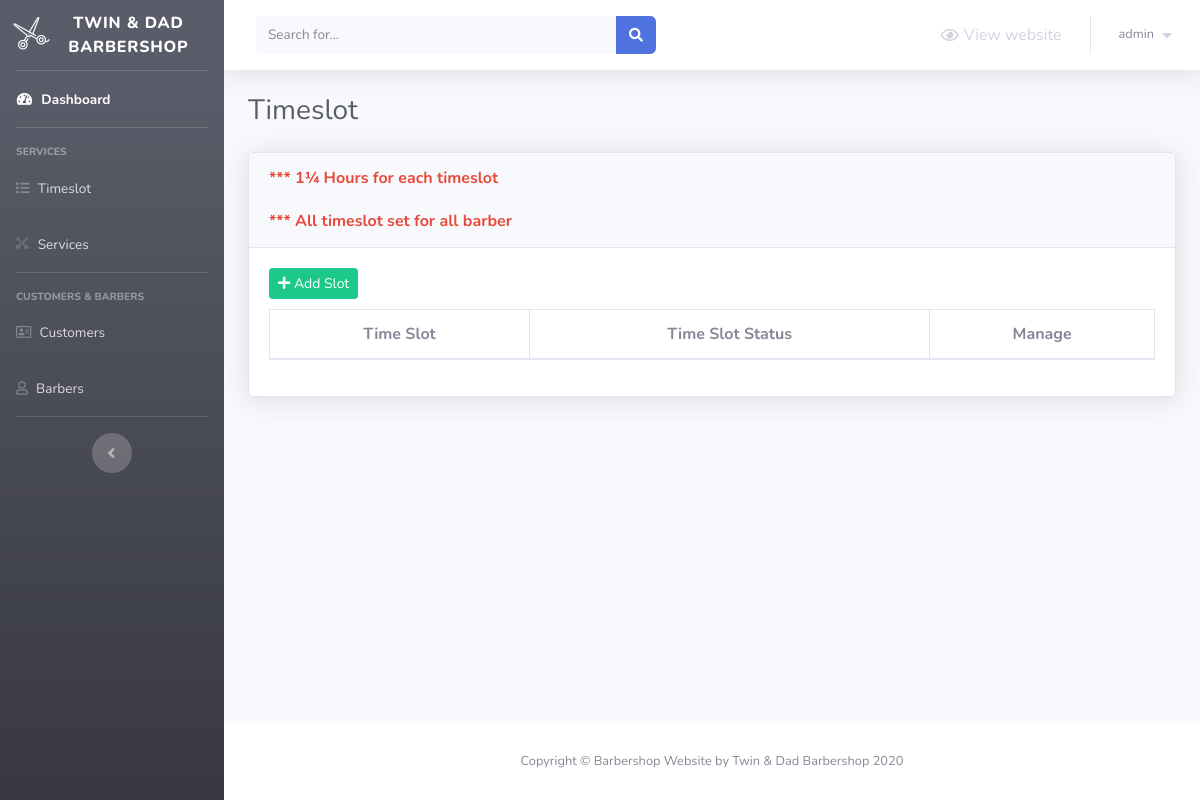
Before: /barber-admin/slot.php (signed in) with the older database file.
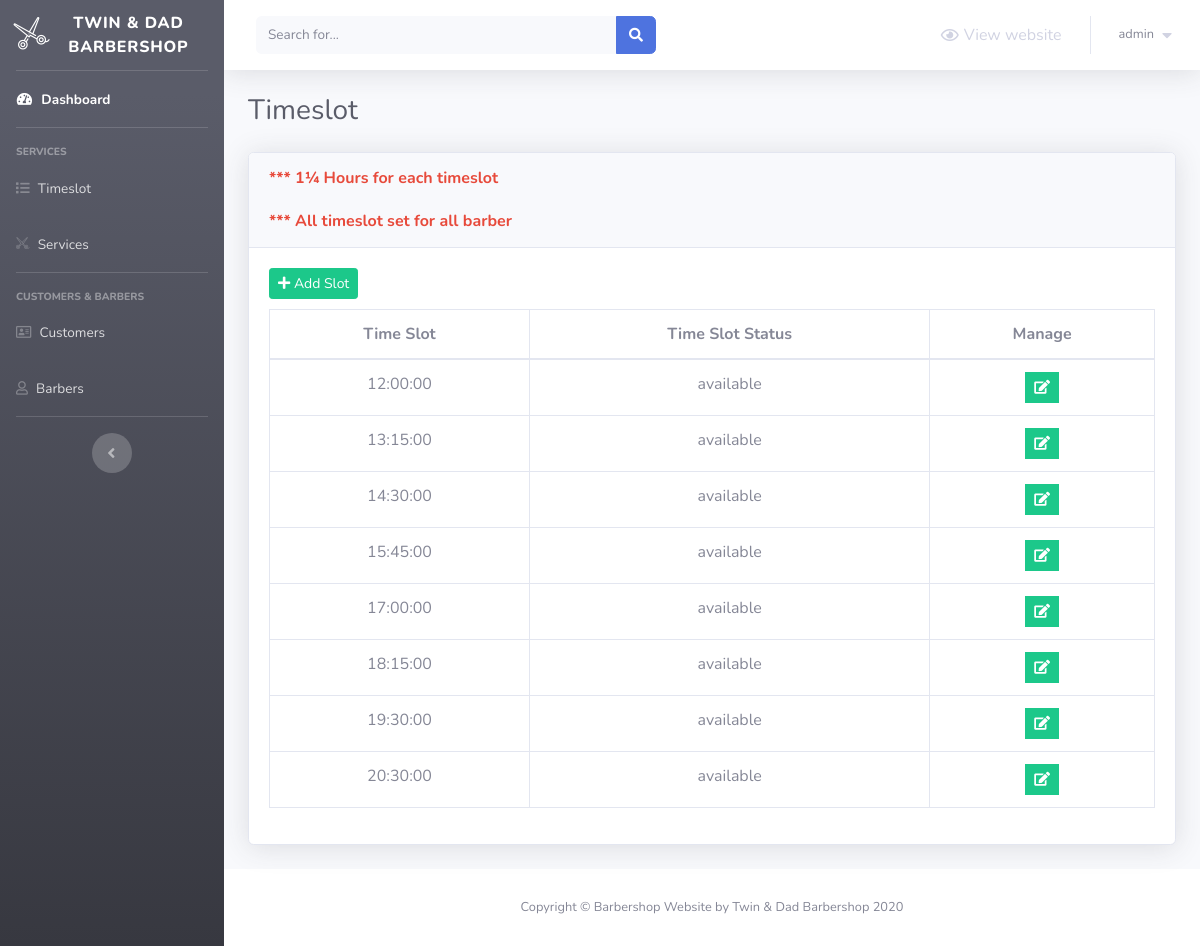
After: the same page with the newer database file.
### tables this page shows
CREATE TABLE `slots` (
  `slot_id` int(11) NOT NULL,
  `time_slot` time NOT NULL,
  `date_slot` date DEFAULT NULL,
  `slot_status` varchar(255) NOT NULL,
  `barber_id` int(11) DEFAULT NULL
);

### barber-admin/slot.php (the view, shortened to what this page needs)
<?php
    include 'Includes/functions/functions.php';
    include 'Includes/templates/header.php';
    if(isset($_SESSION['username_barbershop_Xw211qAAsq4']) && isset($_SESSION['password_barbershop_Xw211qAAsq4']))
    {
?>
        <div class="container-fluid">
            <div class="d-sm-flex align-items-center justify-content-between mb-4">
                <h1 class="h3 mb-0 text-gray-800">Timeslot</h1>
            </div>
            <div class="card shadow mb-4">
                <div class="card-header py-3">
                    <h6 class="m-0 font-weight-bold text-danger">*** 1¼ Hours for each timeslot</h6>
                    <br>
                    <h6 class="m-0 font-weight-bold text-danger">*** All timeslot set for all barber</h6>
                </div>
                <div class="card-body">
                    <a href="slot-add.php" class="btn btn-success btn-sm" style="margin-bottom: 10px;">
                        <i class="fa fa-plus"></i>
                        Add Slot
                    </a>
                    <div class="table-responsive">
                        <table class="table table-bordered text-center" id="dataTable" width="100%" cellspacing="0">
                            <thead>
                                <tr>
                                    <th>Time Slot</th>
                                    <th>Time Slot Status</th>
                                    <th>Manage</th>
                                </tr>
                            </thead>
                            <tbody>
                                <?php
                                    $sql = "SELECT * FROM slots";
                                    $result = mysqli_query($conn, $sql);
                                    $rows = mysqli_fetch_all($result, MYSQLI_ASSOC);
                                    foreach ($rows as $slot)
                                {
                                    echo "<tr>";
                                        echo "<td>";
                                            echo $slot['time_slot'];
                                        echo "</td>";
                                        echo "<td>";
                                            echo $slot['slot_status'];
                                        echo "</td>";
                                        echo "<td>";
                                        ?>
                                            <ul class="list-inline m-0">
                                                    <li class="list-inline-item" data-toggle="tooltip" title="Edit Slot">
                                                        <button class="btn btn-success btn-sm rounded-0">
                                                            <a href="slot-edit.php?slot_id=<?php echo $slot['slot_id']; ?>" style="color: white;">
                                                                <i class="fa fa-edit"></i>
                                                            </a>
                                                        </button>
                                                    </li>
                                                </ul>
                                            <?php
                                        echo "</td>";
                                    echo "</tr>";
                                }
                            ?>
                            </tbody>
                        </table>
                    </div>
                </div>
            </div>
        </div>
<?php
        include 'Includes/templates/footer.php';
    }
    else
    {
        header('Location: login.php');
        exit();
    }
?>

Changed rows visible on the page:
added slots: time_slot "12:00:00", slot_status "available"
added slots: time_slot "13:15:00", slot_status "available"
added slots: time_slot "14:30:00", slot_status "available"
added slots: time_slot "15:45:00", slot_status "available"
added slots: time_slot "17:00:00", slot_status "available"
added slots: time_slot "18:15:00", slot_status "available"
added slots: time_slot "19:30:00", slot_status "available"
added slots: time_slot "20:30:00", slot_status "available"
